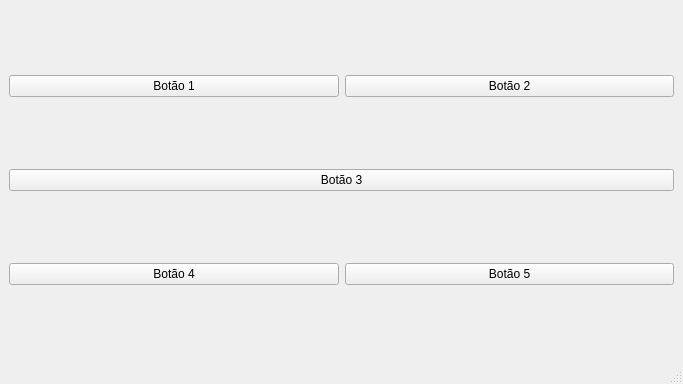
<?xml version="1.0" encoding="UTF-8"?>
<ui version="4.0">
 <class>MainWindow</class>
 <widget class="QMainWindow" name="MainWindow">
  <property name="geometry">
   <rect>
    <x>0</x>
    <y>0</y>
    <width>683</width>
    <height>384</height>
   </rect>
  </property>
  <property name="minimumSize">
   <size>
    <width>683</width>
    <height>384</height>
   </size>
  </property>
  <property name="maximumSize">
   <size>
    <width>683</width>
    <height>384</height>
   </size>
  </property>
  <property name="windowTitle">
   <string>QGridLayout com QMainWindow.</string>
  </property>
  <property name="windowIcon">
   <iconset>
    <normaloff>../../../../images/icons/icon.png</normaloff>../../../../images/icons/icon.png</iconset>
  </property>
  <widget class="QWidget" name="centralwidget">
   <layout class="QGridLayout" name="gridLayout">
    <item row="0" column="1">
     <widget class="QPushButton" name="pushButton_2">
      <property name="text">
       <string>Botão 2</string>
      </property>
     </widget>
    </item>
    <item row="0" column="0">
     <widget class="QPushButton" name="pushButton">
      <property name="text">
       <string>Botão 1</string>
      </property>
     </widget>
    </item>
    <item row="2" column="0">
     <widget class="QPushButton" name="pushButton_4">
      <property name="text">
       <string>Botão 4</string>
      </property>
     </widget>
    </item>
    <item row="2" column="1">
     <widget class="QPushButton" name="pushButton_5">
      <property name="text">
       <string>Botão 5</string>
      </property>
     </widget>
    </item>
    <item row="1" column="0" colspan="2">
     <widget class="QPushButton" name="pushButton_3">
      <property name="text">
       <string>Botão 3</string>
      </property>
     </widget>
    </item>
   </layout>
  </widget>
  <widget class="QMenuBar" name="menubar">
   <property name="geometry">
    <rect>
     <x>0</x>
     <y>0</y>
     <width>683</width>
     <height>22</height>
    </rect>
   </property>
  </widget>
  <widget class="QStatusBar" name="statusbar"/>
 </widget>
 <resources/>
 <connections/>
</ui>
